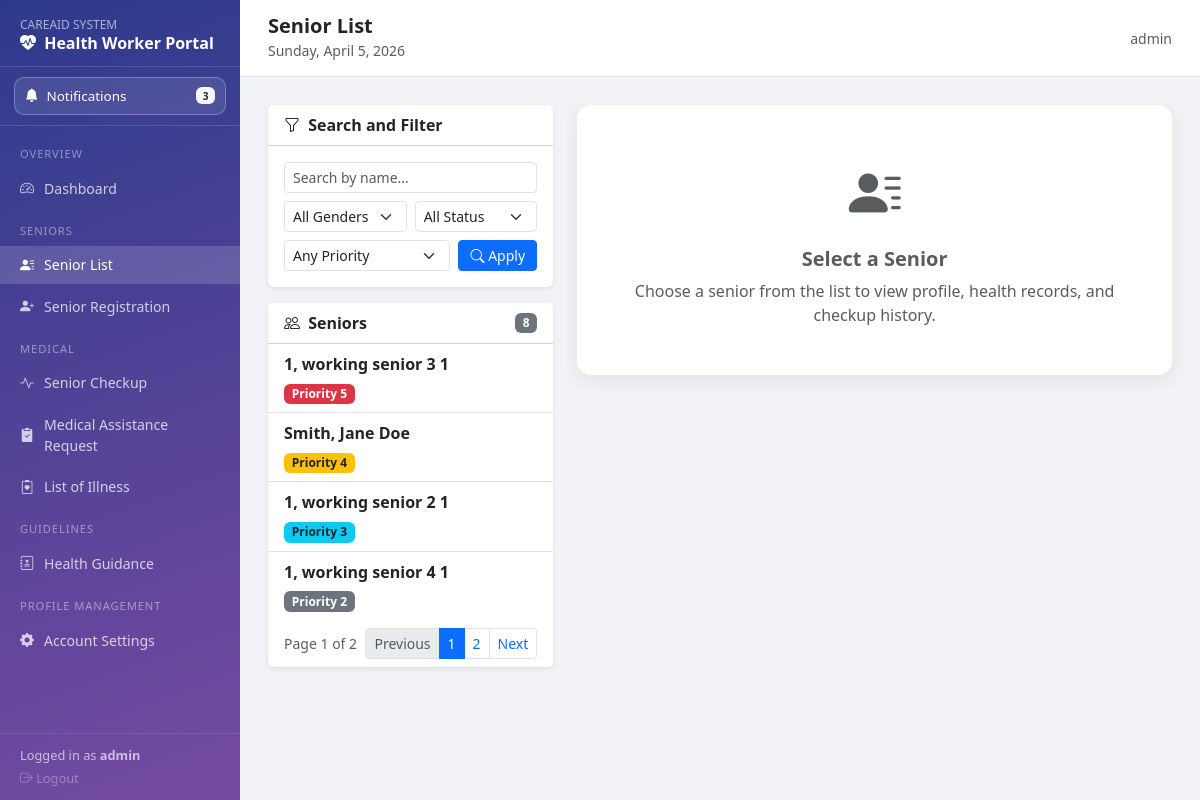
Screenshot of /medical_module/senior_list.php (signed in) with the database file from the repository.
### tables this page shows
CREATE TABLE `senior_profiles` (
  `senior_id` int(11) NOT NULL,
  `account_id` int(11) NOT NULL,
  `first_name` varchar(50) NOT NULL,
  `last_name` varchar(50) NOT NULL,
  `middle_name` varchar(50) DEFAULT NULL,
  `birth_date` date DEFAULT NULL,
  `gender` enum('Male','Female') DEFAULT NULL,
  `address` text DEFAULT NULL,
  `contact_number` varchar(20) DEFAULT NULL,
  `emergency_contact` varchar(100) DEFAULT NULL,
  `profile_path` varchar(255) DEFAULT NULL,
  `created_at` timestamp NOT NULL DEFAULT current_timestamp(),
  `priority_level` tinyint(4) NOT NULL DEFAULT 3 CHECK (`priority_level` between 1 and 5),
  `is_alive` enum('yes','no') NOT NULL DEFAULT 'yes'
);

### medical_module/senior_list.php (the view, shortened to what this page needs)
<?php
include '../db_config/connection_db.php';
function priority_badge(int $level): string {
    if ($level >= 5) return '<span class="badge bg-danger">Priority 5</span>';
    if ($level === 4) return '<span class="badge bg-warning text-dark">Priority 4</span>';
    if ($level === 3) return '<span class="badge bg-info text-dark">Priority 3</span>';
    if ($level === 2) return '<span class="badge bg-secondary">Priority 2</span>';
    return '<span class="badge bg-success">Priority 1</span>';
}
$search = trim($_GET['search'] ?? '');
$gender = $_GET['gender'] ?? '';
$alive = $_GET['alive'] ?? '';
$priority_min = (int)($_GET['priority_min'] ?? 0);
$page = (int)($_GET['page'] ?? 1);
$selected_id = (int)($_GET['senior_id'] ?? 0);
$sql = "SELECT senior_id, first_name, middle_name, last_name, gender, birth_date, is_alive, priority_level
        FROM senior_profiles WHERE 1=1";
$sql .= " ORDER BY COALESCE(priority_level, 1) DESC, last_name ASC, first_name ASC";
$stmt = $conn->prepare($sql);
$senior_rows = [];
if ($stmt) {
    $stmt->execute();
    $res = $stmt->get_result();
    while ($row = $res->fetch_assoc()) {
        $senior_rows[] = $row;
    }
}
$seniors_per_page = 4;
$total_seniors = count($senior_rows);
$total_pages = max(1, (int)ceil($total_seniors / $seniors_per_page));
$page_offset = ($page - 1) * $seniors_per_page;
$paged_senior_rows = array_slice($senior_rows, $page_offset, $seniors_per_page);
function senior_list_query_string(string $search, string $gender, string $alive, int $priority_min, int $page = 1): string {
    $params = [
        'search' => $search,
        'gender' => $gender,
        'alive' => $alive,
        'priority_min' => $priority_min,
    ];
    if ($page > 1) {
        $params['page'] = $page;
    }
    return http_build_query($params);
}
$selected_senior = null;
$qs_filter = senior_list_query_string($search, $gender, $alive, $priority_min, $page);
?>
<!DOCTYPE html>
<html lang="en">
<head>
<link href="https://cdn.jsdelivr.net/npm/bootstrap@5.3.0/dist/css/bootstrap.min.css" rel="stylesheet">
<link rel="stylesheet" href="https://cdn.jsdelivr.net/npm/bootstrap-icons@1.10.0/font/bootstrap-icons.css">
</head>
<body>
<?php include 'medical_navigation.php'; ?>
<div class="mednav-main main-wrap">
    <div class="topbar">
        <div>
            <h5 class="mb-0 fw-bold">Senior List</h5>
            <small class="text-muted"><?php echo date('l, F j, Y'); ?></small>
        </div>
        <small class="text-muted"><?php echo htmlspecialchars($_SESSION['username'] ?? ''); ?></small>
    </div>
    <div class="content-area">
        <div class="row g-4">
            <div class="col-lg-4">
                <div class="card border-0 shadow-sm mb-3">
                    <div class="card-header bg-white fw-semibold"><i class="bi bi-funnel me-1"></i> Search and Filter</div>
                    <div class="card-body">
                        <form method="GET" class="row g-2">
                            <div class="col-12">
                                <input type="text" name="search" class="form-control form-control-sm" placeholder="Search by name..." value="<?php echo htmlspecialchars($search); ?>">
                            </div>
                            <div class="col-6">
                                <select name="gender" class="form-select form-select-sm">
                                    <option value="">All Genders</option>
                                </select>
                            </div>
                            <div class="col-6">
                                <select name="alive" class="form-select form-select-sm">
                                    <option value="">All Status</option>
                                </select>
                            </div>
                            <div class="col-8">
                                <select name="priority_min" class="form-select form-select-sm">
                                    <option value="0" <?php echo $priority_min === 0 ? 'selected' : ''; ?>>Any Priority</option>
                                </select>
                            </div>
                            <div class="col-4 d-grid">
                                <button class="btn btn-sm btn-primary" type="submit"><i class="bi bi-search"></i> Apply</button>
                            </div>
                        </form>
                    </div>
                </div>
                <div class="card border-0 shadow-sm">
                    <div class="card-header bg-white d-flex justify-content-between align-items-center">
                        <span class="fw-semibold"><i class="bi bi-people me-1"></i> Seniors</span>
                        <span class="badge bg-secondary"><?php echo $total_seniors; ?></span>
                    </div>
                    <div class="list-group list-group-flush senior-list-scroll">
                        <?php if (empty($paged_senior_rows)): ?>
                            <div class="p-4 text-center text-muted senior-list-empty"><div><i class="bi bi-search fs-3 d-block mb-2"></i>No seniors found.</div></div>
                        <?php else: ?>
                            <?php foreach ($paged_senior_rows as $s): ?>
                                <?php $is_active = ((int)$s['senior_id'] === $selected_id); ?>
                                <a class="list-group-item list-group-item-action senior-list-item <?php echo $is_active ? 'active' : ''; ?>" href="?senior_id=<?php echo (int)$s['senior_id']; ?>&tab=profile&<?php echo $qs_filter; ?>">
                                    <div class="fw-semibold"><?php echo htmlspecialchars($s['last_name'] . ', ' . $s['first_name'] . ($s['middle_name'] ? ' ' . $s['middle_name'] : '')); ?></div>
                                    <div class="mt-1">
                                        <?php echo priority_badge((int)$s['priority_level']); ?>
                                    </div>
                                </a>
                            <?php endforeach; ?>
                        <?php endif; ?>
                    </div>
                    <?php if ($total_pages > 1): ?>
                    <div class="card-footer bg-white d-flex justify-content-between align-items-center flex-wrap gap-2">
                        <small class="text-muted">Page <?php echo $page; ?> of <?php echo $total_pages; ?></small>
                        <nav aria-label="Senior list pages">
                            <ul class="pagination pagination-sm mb-0">
                                <li class="page-item <?php echo $page <= 1 ? 'disabled' : ''; ?>">
                                    <a class="page-link" href="?<?php echo htmlspecialchars(senior_list_query_string($search, $gender, $alive, $priority_min, max(1, $page - 1))); ?>">Previous</a>
                                </li>
                                <?php for ($page_num = 1; $page_num <= $total_pages; $page_num++): ?>
                                <li class="page-item <?php echo $page_num === $page ? 'active' : ''; ?>">
                                    <a class="page-link" href="?<?php echo htmlspecialchars(senior_list_query_string($search, $gender, $alive, $priority_min, $page_num)); ?>"><?php echo $page_num; ?></a>
                                </li>
                                <?php endfor; ?>
                                <li class="page-item <?php echo $page >= $total_pages ? 'disabled' : ''; ?>">
                                    <a class="page-link" href="?<?php echo htmlspecialchars(senior_list_query_string($search, $gender, $alive, $priority_min, min($total_pages, $page + 1))); ?>">Next</a>
                                </li>
                            </ul>
                        </nav>
                    </div>
                    <?php endif; ?>
                </div>
            </div>
            <div class="col-lg-8">
                <?php if (!$selected_senior): ?>
                    <div class="card detail-card">
                        <div class="card-body text-center p-5 text-muted">
                            <i class="bi bi-person-lines-fill" style="font-size:52px;"></i>
                            <h5 class="mt-3 fw-semibold">Select a Senior</h5>
                            <p class="mb-0">Choose a senior from the list to view profile, health records, and checkup history.</p>
                        </div>
                    </div>
                <?php endif; ?>
            </div>
        </div>
    </div>
</div>
</body>
</html>

### medical_module/senior_list.php (style rules this page uses)
.main-wrap { min-height: 100vh; background: #f0f2f5; }
.topbar { background: #fff; padding: 14px 28px; border-bottom: 1px solid #e3e6ef; display: flex; align-items: center; justify-content: space-between; }
.content-area { padding: 28px; }
.senior-list-item { border-left: 4px solid transparent; transition: background .12s; }
.senior-list-scroll { overflow: visible; }
.detail-card { border: none; border-radius: 14px; box-shadow: 0 4px 18px rgba(0,0,0,.07); }
.col-lg-8, .detail-card, .table-responsive { overflow-x: hidden; }

### medical_module/medical_navigation.php (style rules this page uses)
.mednav-main { margin-left: 240px; }

### rows the page displays
senior_profiles: last_name+first_name+middle_name "1, working senior 3 1", priority_level "Priority 5"
senior_profiles: last_name+first_name+middle_name "Smith, Jane Doe", priority_level "Priority 4"
senior_profiles: last_name+first_name+middle_name "1, working senior 2 1", priority_level "Priority 3"
senior_profiles: last_name+first_name+middle_name "1, working senior 4 1", priority_level "Priority 2"

### other values shown
$mednav_unread_count "3"
$label "Dashboard Senior List Senior Registration Senior Checkup Medical Assistance Request List of Illness Health Guidance Account Settings"
$_SESSION['username'] "admin"
$total_seniors "8"
$page "1"
$total_pages "2"
